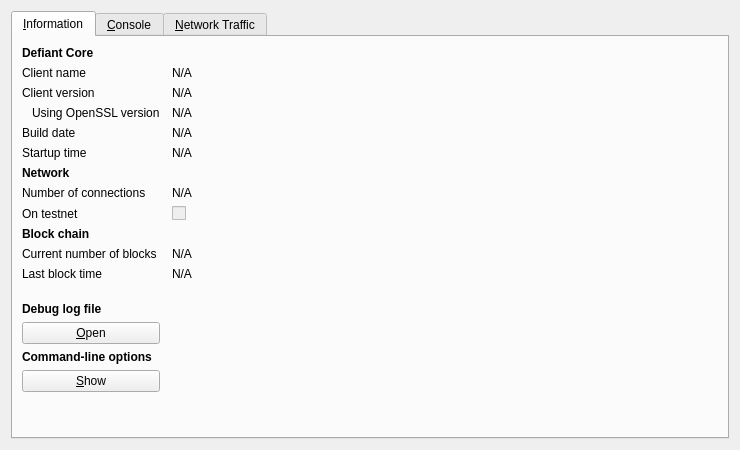
<?xml version="1.0" encoding="UTF-8"?>
<ui version="4.0">
 <class>RPCConsole</class>
 <widget class="QDialog" name="RPCConsole">
  <property name="geometry">
   <rect>
    <x>0</x>
    <y>0</y>
    <width>740</width>
    <height>450</height>
   </rect>
  </property>
  <property name="windowTitle">
   <string>Defiant - Debug window</string>
  </property>
  <layout class="QVBoxLayout" name="verticalLayout_2">
   <item>
    <widget class="QTabWidget" name="tabWidget">
     <property name="currentIndex">
      <number>0</number>
     </property>
     <widget class="QWidget" name="tab_info">
      <attribute name="title">
       <string>&amp;Information</string>
      </attribute>
      <layout class="QGridLayout" name="gridLayout" columnstretch="0,1">
       <property name="horizontalSpacing">
        <number>12</number>
       </property>
       <item row="0" column="0">
        <widget class="QLabel" name="label_9">
         <property name="font">
          <font>
           <weight>75</weight>
           <bold>true</bold>
          </font>
         </property>
         <property name="text">
          <string>Defiant Core</string>
         </property>
        </widget>
       </item>
       <item row="1" column="0">
        <widget class="QLabel" name="label_5">
         <property name="text">
          <string>Client name</string>
         </property>
        </widget>
       </item>
       <item row="1" column="1">
        <widget class="QLabel" name="clientName">
         <property name="cursor">
          <cursorShape>IBeamCursor</cursorShape>
         </property>
         <property name="text">
          <string>N/A</string>
         </property>
         <property name="textFormat">
          <enum>Qt::PlainText</enum>
         </property>
         <property name="textInteractionFlags">
          <set>Qt::LinksAccessibleByMouse|Qt::TextSelectableByKeyboard|Qt::TextSelectableByMouse</set>
         </property>
        </widget>
       </item>
       <item row="2" column="0">
        <widget class="QLabel" name="label_6">
         <property name="text">
          <string>Client version</string>
         </property>
        </widget>
       </item>
       <item row="2" column="1">
        <widget class="QLabel" name="clientVersion">
         <property name="cursor">
          <cursorShape>IBeamCursor</cursorShape>
         </property>
         <property name="text">
          <string>N/A</string>
         </property>
         <property name="textFormat">
          <enum>Qt::PlainText</enum>
         </property>
         <property name="textInteractionFlags">
          <set>Qt::LinksAccessibleByMouse|Qt::TextSelectableByKeyboard|Qt::TextSelectableByMouse</set>
         </property>
        </widget>
       </item>
       <item row="3" column="0">
        <widget class="QLabel" name="label_14">
         <property name="text">
          <string>Using OpenSSL version</string>
         </property>
         <property name="indent">
          <number>10</number>
         </property>
        </widget>
       </item>
       <item row="3" column="1">
        <widget class="QLabel" name="openSSLVersion">
         <property name="cursor">
          <cursorShape>IBeamCursor</cursorShape>
         </property>
         <property name="text">
          <string>N/A</string>
         </property>
         <property name="textFormat">
          <enum>Qt::PlainText</enum>
         </property>
         <property name="textInteractionFlags">
          <set>Qt::LinksAccessibleByMouse|Qt::TextSelectableByKeyboard|Qt::TextSelectableByMouse</set>
         </property>
        </widget>
       </item>
       <item row="4" column="0">
        <widget class="QLabel" name="label_12">
         <property name="text">
          <string>Build date</string>
         </property>
        </widget>
       </item>
       <item row="4" column="1">
        <widget class="QLabel" name="buildDate">
         <property name="cursor">
          <cursorShape>IBeamCursor</cursorShape>
         </property>
         <property name="text">
          <string>N/A</string>
         </property>
         <property name="textFormat">
          <enum>Qt::PlainText</enum>
         </property>
         <property name="textInteractionFlags">
          <set>Qt::LinksAccessibleByMouse|Qt::TextSelectableByKeyboard|Qt::TextSelectableByMouse</set>
         </property>
        </widget>
       </item>
       <item row="5" column="0">
        <widget class="QLabel" name="label_13">
         <property name="text">
          <string>Startup time</string>
         </property>
        </widget>
       </item>
       <item row="5" column="1">
        <widget class="QLabel" name="startupTime">
         <property name="cursor">
          <cursorShape>IBeamCursor</cursorShape>
         </property>
         <property name="text">
          <string>N/A</string>
         </property>
         <property name="textFormat">
          <enum>Qt::PlainText</enum>
         </property>
         <property name="textInteractionFlags">
          <set>Qt::LinksAccessibleByMouse|Qt::TextSelectableByKeyboard|Qt::TextSelectableByMouse</set>
         </property>
        </widget>
       </item>
       <item row="6" column="0">
        <widget class="QLabel" name="label_11">
         <property name="font">
          <font>
           <weight>75</weight>
           <bold>true</bold>
          </font>
         </property>
         <property name="text">
          <string>Network</string>
         </property>
        </widget>
       </item>
       <item row="7" column="0">
        <widget class="QLabel" name="label_7">
         <property name="text">
          <string>Number of connections</string>
         </property>
        </widget>
       </item>
       <item row="7" column="1">
        <widget class="QLabel" name="numberOfConnections">
         <property name="cursor">
          <cursorShape>IBeamCursor</cursorShape>
         </property>
         <property name="text">
          <string>N/A</string>
         </property>
         <property name="textFormat">
          <enum>Qt::PlainText</enum>
         </property>
         <property name="textInteractionFlags">
          <set>Qt::LinksAccessibleByMouse|Qt::TextSelectableByKeyboard|Qt::TextSelectableByMouse</set>
         </property>
        </widget>
       </item>
       <item row="8" column="0">
        <widget class="QLabel" name="label_8">
         <property name="text">
          <string>On testnet</string>
         </property>
        </widget>
       </item>
       <item row="8" column="1">
        <widget class="QCheckBox" name="isTestNet">
         <property name="enabled">
          <bool>false</bool>
         </property>
         <property name="text">
          <string/>
         </property>
        </widget>
       </item>
       <item row="9" column="0">
        <widget class="QLabel" name="label_10">
         <property name="font">
          <font>
           <weight>75</weight>
           <bold>true</bold>
          </font>
         </property>
         <property name="text">
          <string>Block chain</string>
         </property>
        </widget>
       </item>
       <item row="10" column="0">
        <widget class="QLabel" name="label_3">
         <property name="text">
          <string>Current number of blocks</string>
         </property>
        </widget>
       </item>
       <item row="10" column="1">
        <widget class="QLabel" name="numberOfBlocks">
         <property name="cursor">
          <cursorShape>IBeamCursor</cursorShape>
         </property>
         <property name="text">
          <string>N/A</string>
         </property>
         <property name="textFormat">
          <enum>Qt::PlainText</enum>
         </property>
         <property name="textInteractionFlags">
          <set>Qt::LinksAccessibleByMouse|Qt::TextSelectableByKeyboard|Qt::TextSelectableByMouse</set>
         </property>
        </widget>
       </item>
       <item row="11" column="0">
        <widget class="QLabel" name="label_2">
         <property name="text">
          <string>Last block time</string>
         </property>
        </widget>
       </item>
       <item row="11" column="1">
        <widget class="QLabel" name="lastBlockTime">
         <property name="cursor">
          <cursorShape>IBeamCursor</cursorShape>
         </property>
         <property name="text">
          <string>N/A</string>
         </property>
         <property name="textFormat">
          <enum>Qt::PlainText</enum>
         </property>
         <property name="textInteractionFlags">
          <set>Qt::LinksAccessibleByMouse|Qt::TextSelectableByKeyboard|Qt::TextSelectableByMouse</set>
         </property>
        </widget>
       </item>
       <item row="12" column="0">
        <spacer name="verticalSpacer_2">
         <property name="orientation">
          <enum>Qt::Vertical</enum>
         </property>
         <property name="sizeHint" stdset="0">
          <size>
           <width>20</width>
           <height>20</height>
          </size>
         </property>
        </spacer>
       </item>
       <item row="13" column="0">
        <widget class="QLabel" name="labelDebugLogfile">
         <property name="font">
          <font>
           <weight>75</weight>
           <bold>true</bold>
          </font>
         </property>
         <property name="text">
          <string>Debug log file</string>
         </property>
        </widget>
       </item>
       <item row="14" column="0">
        <widget class="QPushButton" name="openDebugLogfileButton">
         <property name="toolTip">
          <string>Open the Defiant debug log file from the current data directory. This can take a few seconds for large log files.</string>
         </property>
         <property name="text">
          <string>&amp;Open</string>
         </property>
         <property name="autoDefault">
          <bool>false</bool>
         </property>
        </widget>
       </item>
       <item row="15" column="0">
        <widget class="QLabel" name="labelCLOptions">
         <property name="font">
          <font>
           <weight>75</weight>
           <bold>true</bold>
          </font>
         </property>
         <property name="text">
          <string>Command-line options</string>
         </property>
        </widget>
       </item>
       <item row="16" column="0">
        <widget class="QPushButton" name="showCLOptionsButton">
         <property name="toolTip">
          <string>Show the Defiant-Qt help message to get a list with possible Defiant command-line options.</string>
         </property>
         <property name="text">
          <string>&amp;Show</string>
         </property>
         <property name="autoDefault">
          <bool>false</bool>
         </property>
        </widget>
       </item>
       <item row="17" column="0">
        <spacer name="verticalSpacer">
         <property name="orientation">
          <enum>Qt::Vertical</enum>
         </property>
         <property name="sizeHint" stdset="0">
          <size>
           <width>20</width>
           <height>40</height>
          </size>
         </property>
        </spacer>
       </item>
      </layout>
     </widget>
     <widget class="QWidget" name="tab_console">
      <attribute name="title">
       <string>&amp;Console</string>
      </attribute>
      <layout class="QVBoxLayout" name="verticalLayout_3">
       <property name="spacing">
        <number>3</number>
       </property>
       <item>
        <widget class="QTextEdit" name="messagesWidget">
         <property name="minimumSize">
          <size>
           <width>0</width>
           <height>100</height>
          </size>
         </property>
         <property name="readOnly">
          <bool>true</bool>
         </property>
         <property name="tabKeyNavigation" stdset="0">
          <bool>false</bool>
         </property>
         <property name="columnCount" stdset="0">
          <number>2</number>
         </property>
        </widget>
       </item>
       <item>
        <layout class="QHBoxLayout" name="horizontalLayout">
         <property name="spacing">
          <number>3</number>
         </property>
         <item>
          <widget class="QLabel" name="label">
           <property name="text">
            <string notr="true">&gt;</string>
           </property>
          </widget>
         </item>
         <item>
          <widget class="QLineEdit" name="lineEdit"/>
         </item>
         <item>
          <widget class="QPushButton" name="clearButton">
           <property name="maximumSize">
            <size>
             <width>24</width>
             <height>24</height>
            </size>
           </property>
           <property name="toolTip">
            <string>Clear console</string>
           </property>
           <property name="text">
            <string/>
           </property>
           <property name="icon">
            <iconset resource="../bitcoin.qrc">
             <normaloff>:/icons/remove</normaloff>:/icons/remove</iconset>
           </property>
           <property name="shortcut">
            <string notr="true">Ctrl+L</string>
           </property>
           <property name="autoDefault">
            <bool>false</bool>
           </property>
          </widget>
         </item>
        </layout>
       </item>
      </layout>
     </widget>
     <widget class="QWidget" name="tab">
      <attribute name="title">
       <string>&amp;Network Traffic</string>
      </attribute>
      <layout class="QHBoxLayout" name="horizontalLayout_3">
       <item>
        <layout class="QVBoxLayout" name="verticalLayout_4">
         <item>
          <widget class="TrafficGraphWidget" name="trafficGraph" native="true">
           <property name="sizePolicy">
            <sizepolicy hsizetype="Expanding" vsizetype="Expanding">
             <horstretch>0</horstretch>
             <verstretch>0</verstretch>
            </sizepolicy>
           </property>
          </widget>
         </item>
         <item>
          <layout class="QHBoxLayout" name="horizontalLayout_2">
           <item>
            <widget class="QSlider" name="sldGraphRange">
             <property name="minimum">
              <number>1</number>
             </property>
             <property name="maximum">
              <number>288</number>
             </property>
             <property name="pageStep">
              <number>12</number>
             </property>
             <property name="value">
              <number>6</number>
             </property>
             <property name="orientation">
              <enum>Qt::Horizontal</enum>
             </property>
            </widget>
           </item>
           <item>
            <widget class="QLabel" name="lblGraphRange">
             <property name="minimumSize">
              <size>
               <width>100</width>
               <height>0</height>
              </size>
             </property>
             <property name="alignment">
              <set>Qt::AlignCenter</set>
             </property>
            </widget>
           </item>
           <item>
            <widget class="QPushButton" name="btnClearTrafficGraph">
             <property name="text">
              <string>&amp;Clear</string>
             </property>
            </widget>
           </item>
          </layout>
         </item>
        </layout>
       </item>
       <item>
        <layout class="QVBoxLayout" name="verticalLayout">
         <item>
          <widget class="QGroupBox" name="groupBox">
           <property name="title">
            <string>Totals</string>
           </property>
           <layout class="QVBoxLayout" name="verticalLayout_5">
            <item>
             <layout class="QHBoxLayout" name="horizontalLayout_4">
              <item>
               <widget class="Line" name="line">
                <property name="sizePolicy">
                 <sizepolicy hsizetype="Fixed" vsizetype="Fixed">
                  <horstretch>0</horstretch>
                  <verstretch>0</verstretch>
                 </sizepolicy>
                </property>
                <property name="minimumSize">
                 <size>
                  <width>10</width>
                  <height>0</height>
                 </size>
                </property>
                <property name="palette">
                 <palette>
                  <active>
                   <colorrole role="Light">
                    <brush brushstyle="SolidPattern">
                     <color alpha="255">
                      <red>0</red>
                      <green>255</green>
                      <blue>0</blue>
                     </color>
                    </brush>
                   </colorrole>
                  </active>
                  <inactive>
                   <colorrole role="Light">
                    <brush brushstyle="SolidPattern">
                     <color alpha="255">
                      <red>0</red>
                      <green>255</green>
                      <blue>0</blue>
                     </color>
                    </brush>
                   </colorrole>
                  </inactive>
                  <disabled>
                   <colorrole role="Light">
                    <brush brushstyle="SolidPattern">
                     <color alpha="255">
                      <red>0</red>
                      <green>255</green>
                      <blue>0</blue>
                     </color>
                    </brush>
                   </colorrole>
                  </disabled>
                 </palette>
                </property>
                <property name="orientation">
                 <enum>Qt::Horizontal</enum>
                </property>
               </widget>
              </item>
              <item>
               <widget class="QLabel" name="label_16">
                <property name="text">
                 <string>In:</string>
                </property>
               </widget>
              </item>
              <item>
               <widget class="QLabel" name="lblBytesIn">
                <property name="minimumSize">
                 <size>
                  <width>50</width>
                  <height>0</height>
                 </size>
                </property>
                <property name="alignment">
                 <set>Qt::AlignRight|Qt::AlignTrailing|Qt::AlignVCenter</set>
                </property>
               </widget>
              </item>
             </layout>
            </item>
            <item>
             <layout class="QHBoxLayout" name="horizontalLayout_5">
              <item>
               <widget class="Line" name="line_2">
                <property name="sizePolicy">
                 <sizepolicy hsizetype="Fixed" vsizetype="Fixed">
                  <horstretch>0</horstretch>
                  <verstretch>0</verstretch>
                 </sizepolicy>
                </property>
                <property name="minimumSize">
                 <size>
                  <width>10</width>
                  <height>0</height>
                 </size>
                </property>
                <property name="palette">
                 <palette>
                  <active>
                   <colorrole role="Light">
                    <brush brushstyle="SolidPattern">
                     <color alpha="255">
                      <red>255</red>
                      <green>0</green>
                      <blue>0</blue>
                     </color>
                    </brush>
                   </colorrole>
                  </active>
                  <inactive>
                   <colorrole role="Light">
                    <brush brushstyle="SolidPattern">
                     <color alpha="255">
                      <red>255</red>
                      <green>0</green>
                      <blue>0</blue>
                     </color>
                    </brush>
                   </colorrole>
                  </inactive>
                  <disabled>
                   <colorrole role="Light">
                    <brush brushstyle="SolidPattern">
                     <color alpha="255">
                      <red>255</red>
                      <green>0</green>
                      <blue>0</blue>
                     </color>
                    </brush>
                   </colorrole>
                  </disabled>
                 </palette>
                </property>
                <property name="orientation">
                 <enum>Qt::Horizontal</enum>
                </property>
               </widget>
              </item>
              <item>
               <widget class="QLabel" name="label_17">
                <property name="text">
                 <string>Out:</string>
                </property>
               </widget>
              </item>
              <item>
               <widget class="QLabel" name="lblBytesOut">
                <property name="minimumSize">
                 <size>
                  <width>50</width>
                  <height>0</height>
                 </size>
                </property>
                <property name="alignment">
                 <set>Qt::AlignRight|Qt::AlignTrailing|Qt::AlignVCenter</set>
                </property>
               </widget>
              </item>
             </layout>
            </item>
            <item>
             <spacer name="verticalSpacer_4">
              <property name="orientation">
               <enum>Qt::Vertical</enum>
              </property>
              <property name="sizeHint" stdset="0">
               <size>
                <width>20</width>
                <height>407</height>
               </size>
              </property>
             </spacer>
            </item>
           </layout>
          </widget>
         </item>
        </layout>
       </item>
      </layout>
     </widget>
    </widget>
   </item>
  </layout>
 </widget>
 <customwidgets>
  <customwidget>
   <class>TrafficGraphWidget</class>
   <extends>QWidget</extends>
   <header>trafficgraphwidget.h</header>
   <container>1</container>
   <slots>
    <slot>clear()</slot>
   </slots>
  </customwidget>
 </customwidgets>
 <resources>
  <include location="../bitcoin.qrc"/>
 </resources>
 <connections/>
</ui>
